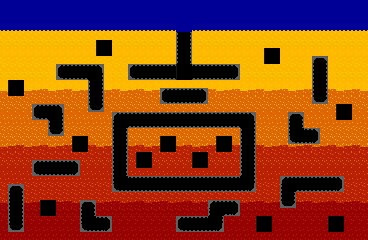

Below is a game level as drawn by its tile map, then a one-line description and the .tmx that defines it (tile-layer data replaced by summaries):
An orthogonal 46x30 tile map with 8x8 px tiles, 2 tile layers (Mapa, Tunel), 13 tilesets.

<map version="1.10" tiledversion="1.10.2" orientation="orthogonal" renderorder="right-down" width="46" height="30" tilewidth="8" tileheight="8" infinite="0" nextlayerid="3" nextobjectid="1">
 <editorsettings>
  <export target="MapaJuego2.json" format="json" />
 </editorsettings>
 <tileset firstgid="1" name="subsuelo" tilewidth="8" tileheight="8" spacing="1" margin="1" tilecount="36" columns="12">
  <image source="../Capas/subsuelo.png" trans="ffffff" width="109" height="28" />
  <tile id="0">
   <properties>
    <property name="colision" type="bool" value="true" />
   </properties>
  </tile>
  <tile id="1">
   <properties>
    <property name="colision" type="bool" value="true" />
   </properties>
  </tile>
  <tile id="2">
   <properties>
    <property name="colision" type="bool" value="true" />
   </properties>
  </tile>
  <tile id="3">
   <properties>
    <property name="colision" type="bool" value="true" />
   </properties>
  </tile>
  <tile id="4">
   <properties>
    <property name="colision" type="bool" value="true" />
   </properties>
  </tile>
  <tile id="5">
   <properties>
    <property name="colision" type="bool" value="true" />
   </properties>
  </tile>
  <tile id="6">
   <properties>
    <property name="colision" type="bool" value="true" />
   </properties>
  </tile>
  <tile id="7">
   <properties>
    <property name="colision" type="bool" value="true" />
   </properties>
  </tile>
  <tile id="8">
   <properties>
    <property name="colision" type="bool" value="true" />
   </properties>
  </tile>
  <tile id="9">
   <properties>
    <property name="colision" type="bool" value="true" />
   </properties>
  </tile>
  <tile id="10">
   <properties>
    <property name="colision" type="bool" value="true" />
   </properties>
  </tile>
  <tile id="11">
   <properties>
    <property name="colision" type="bool" value="true" />
   </properties>
  </tile>
  <tile id="12">
   <properties>
    <property name="colision" type="bool" value="true" />
   </properties>
  </tile>
  <tile id="13">
   <properties>
    <property name="colision" type="bool" value="true" />
   </properties>
  </tile>
  <tile id="14">
   <properties>
    <property name="colision" type="bool" value="true" />
   </properties>
  </tile>
  <tile id="15">
   <properties>
    <property name="colision" type="bool" value="true" />
   </properties>
  </tile>
  <tile id="16">
   <properties>
    <property name="colision" type="bool" value="true" />
   </properties>
  </tile>
  <tile id="17">
   <properties>
    <property name="colision" type="bool" value="true" />
   </properties>
  </tile>
  <tile id="18">
   <properties>
    <property name="colision" type="bool" value="true" />
   </properties>
  </tile>
  <tile id="19">
   <properties>
    <property name="colision" type="bool" value="true" />
   </properties>
  </tile>
  <tile id="20">
   <properties>
    <property name="colision" type="bool" value="true" />
   </properties>
  </tile>
  <tile id="21">
   <properties>
    <property name="colision" type="bool" value="true" />
   </properties>
  </tile>
  <tile id="22">
   <properties>
    <property name="colision" type="bool" value="true" />
   </properties>
  </tile>
  <tile id="23">
   <properties>
    <property name="colision" type="bool" value="true" />
   </properties>
  </tile>
  <tile id="24">
   <properties>
    <property name="colision" type="bool" value="true" />
   </properties>
  </tile>
  <tile id="25">
   <properties>
    <property name="colision" type="bool" value="true" />
   </properties>
  </tile>
  <tile id="26">
   <properties>
    <property name="colision" type="bool" value="true" />
   </properties>
  </tile>
  <tile id="27">
   <properties>
    <property name="colision" type="bool" value="true" />
   </properties>
  </tile>
  <tile id="28">
   <properties>
    <property name="colision" type="bool" value="true" />
   </properties>
  </tile>
  <tile id="29">
   <properties>
    <property name="colision" type="bool" value="true" />
   </properties>
  </tile>
  <tile id="30">
   <properties>
    <property name="colision" type="bool" value="true" />
   </properties>
  </tile>
  <tile id="31">
   <properties>
    <property name="colision" type="bool" value="true" />
   </properties>
  </tile>
  <tile id="32">
   <properties>
    <property name="colision" type="bool" value="true" />
   </properties>
  </tile>
  <tile id="33">
   <properties>
    <property name="colision" type="bool" value="true" />
   </properties>
  </tile>
  <tile id="34">
   <properties>
    <property name="colision" type="bool" value="true" />
   </properties>
  </tile>
  <tile id="35">
   <properties>
    <property name="colision" type="bool" value="true" />
   </properties>
  </tile>
 </tileset>
 <tileset firstgid="37" name="cielo_suelo_primeracapa" tilewidth="8" tileheight="8" spacing="1" margin="1" tilecount="3" columns="1">
  <image source="../Capas/cielo_suelo_primeracapa.png" trans="ffffff" width="10" height="28" />
 </tileset>
 <tileset firstgid="40" name="tunel1" tilewidth="16" tileheight="16" tilecount="1" columns="1">
  <image source="../Túnel/tunel1.png" trans="ffffff" width="16" height="16" />
 </tileset>
 <tileset firstgid="41" name="tunel2" tilewidth="16" tileheight="16" tilecount="1" columns="1">
  <image source="../Túnel/tunel2.png" trans="ffffff" width="16" height="16" />
 </tileset>
 <tileset firstgid="42" name="tunel3" tilewidth="16" tileheight="16" tilecount="1" columns="1">
  <image source="../Túnel/tunel3.png" trans="ffffff" width="16" height="16" />
 </tileset>
 <tileset firstgid="43" name="tunel4" tilewidth="16" tileheight="16" tilecount="1" columns="1">
  <image source="../Túnel/tunel4.png" trans="ffffff" width="16" height="16" />
 </tileset>
 <tileset firstgid="44" name="tunel5" tilewidth="16" tileheight="16" tilecount="1" columns="1">
  <image source="../Túnel/tunel5.png" trans="ffffff" width="16" height="16" />
 </tileset>
 <tileset firstgid="45" name="tunel7" tilewidth="16" tileheight="16" tilecount="1" columns="1">
  <image source="../Túnel/tunel7.png" trans="ffffff" width="16" height="16" />
 </tileset>
 <tileset firstgid="46" name="tunel8" tilewidth="16" tileheight="16" tilecount="1" columns="1">
  <image source="../Túnel/tunel8.png" trans="ffffff" width="16" height="16" />
 </tileset>
 <tileset firstgid="47" name="tunel9" tilewidth="16" tileheight="16" tilecount="1" columns="1">
  <image source="../Túnel/tunel9.png" trans="ffffff" width="16" height="16" />
 </tileset>
 <tileset firstgid="48" name="tunel10" tilewidth="16" tileheight="16" tilecount="1" columns="1">
  <image source="../Túnel/tunel10.png" trans="ffffff" width="16" height="16" />
 </tileset>
 <tileset firstgid="49" name="tunel6" tilewidth="16" tileheight="16" tilecount="1" columns="1">
  <image source="../Túnel/tunel6.png" trans="ffffff" width="16" height="16" />
 </tileset>
 <tileset firstgid="50" name="tunel_abierto" tilewidth="16" tileheight="16" tilecount="1" columns="1">
  <image source="../Túnel/tunel_abierto.png" trans="ffffff" width="16" height="16" />
 </tileset>
 <layer id="1" name="Mapa" width="46" height="30">
  <data>[1380 cells, 1056 non-empty, 36 distinct tile ids]</data>
 </layer>
 <layer id="2" name="Tunel" width="46" height="30">
  <data>[1380 cells, 81 non-empty, 11 distinct tile ids]</data>
 </layer>
</map>